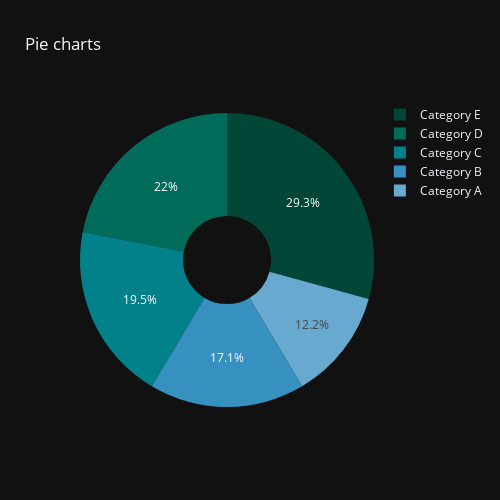

Notebook code cell kept with this figure:
### Code cell
#pie chart
labels=['Category A','Category B','Category C','Category D','Category E']
values=[10,14,16,18,24]
fig=px.pie(names=labels,values=values,title='Pie charts',labels={'names':'Category','values':'Count'},color_discrete_sequence=px.colors.sequential.PuBuGn_r,hole=0.3,height=500,width=500,template='plotly_dark')
fig.show()

### Figure 1 — Plotly figure (JSON) as saved in the notebook; plotly's stock layout.template omitted (floating-point values rounded to 4 significant figures)
{"data": [{"domain": {"x": [0, 1], "y": [0, 1]}, "hole": 0.3, "hovertemplate": "Category=%{label}<br>Count=%{value}<extra></extra>", "labels": ["Category A", "Category B", "Category C", "Category D", "Category E"], "legendgroup": "", "name": "", "showlegend": true, "type": "pie", "values": [10, 14, 16, 18, 24]}], "layout": {"height": 500, "legend": {"tracegroupgap": 0}, "piecolorway": ["rgb(1,70,54)", "rgb(1,108,89)", "rgb(2,129,138)", "rgb(54,144,192)", "rgb(103,169,207)", "rgb(166,189,219)", "rgb(208,209,230)", "rgb(236,226,240)", "rgb(255,247,251)"], "title": {"text": "Pie charts"}, "width": 500}}
